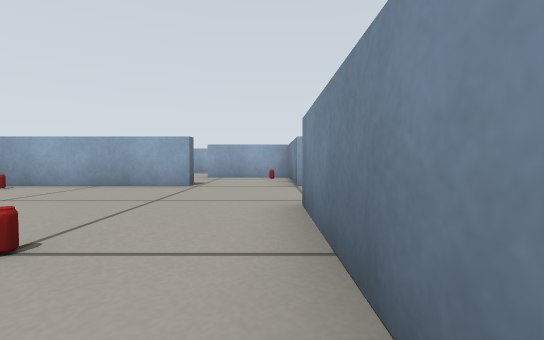
view 1 (above)

24 first-person views from a walk through a robot-simulator world made for Gazebo. The camera is 0.26 m above the floor, tilts 2° down and sees 90° across. The lines on the ground mark 1 m squares. The floor is counted in squares, 0.5 m on a side. Each view is taken from the middle of a square. On the plan, view 1 faces up. The plan holds only what a view shows up to about 9 squares ahead; the rest is blank. Surface patterns are stand-ins for the level's own textures.

view 2
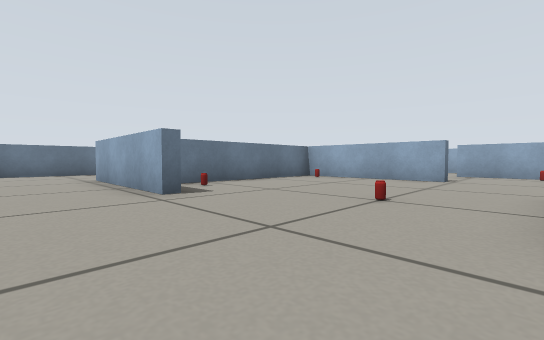

view 3
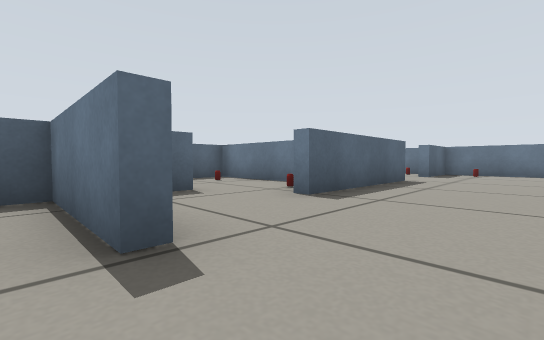

view 4
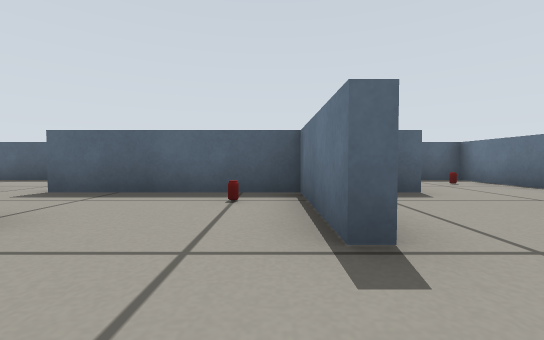

view 5
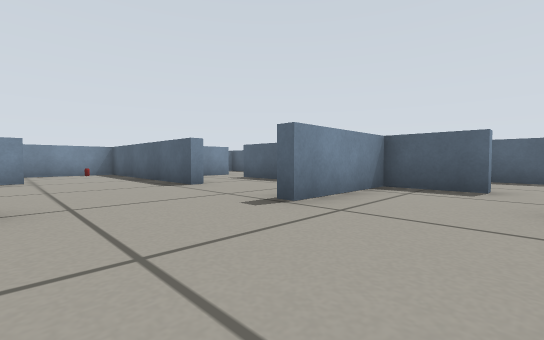

view 6
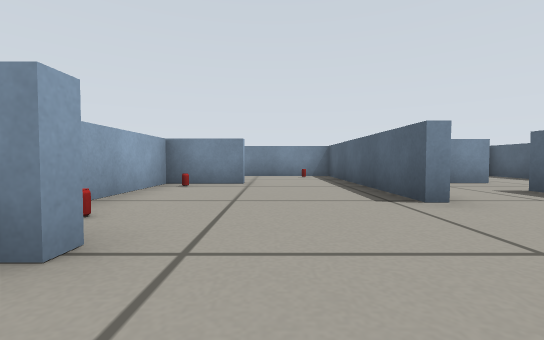

view 7
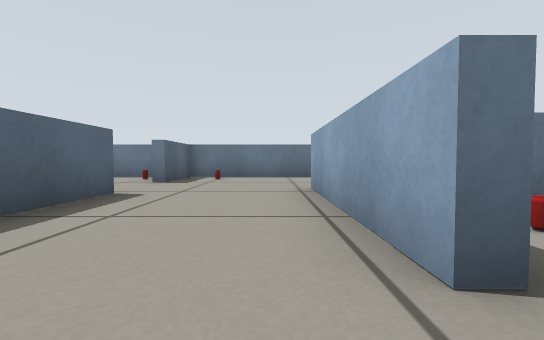

view 8
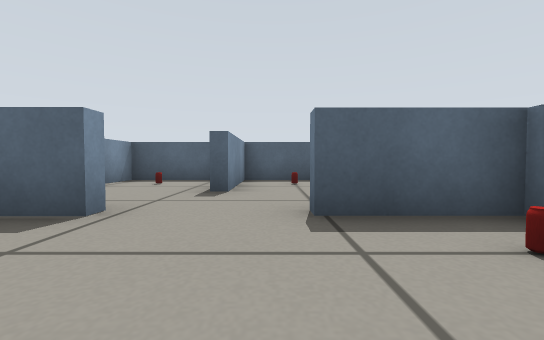

view 9
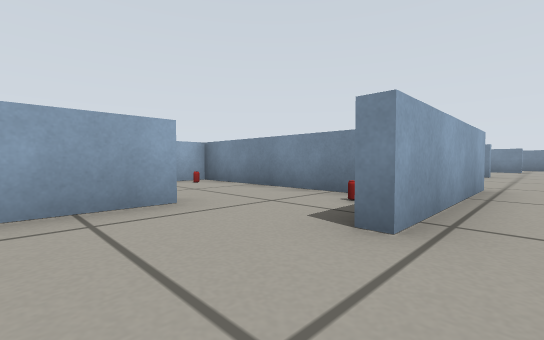

view 10
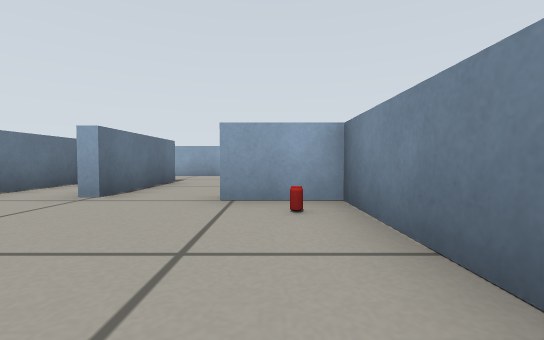

view 11
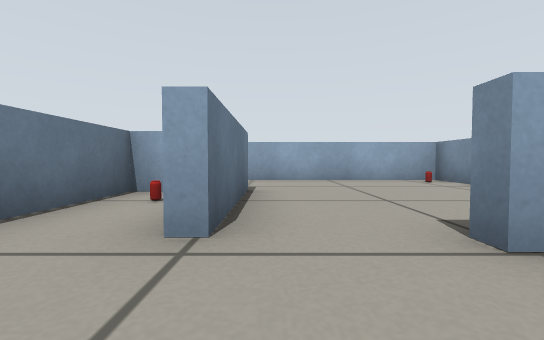

view 12
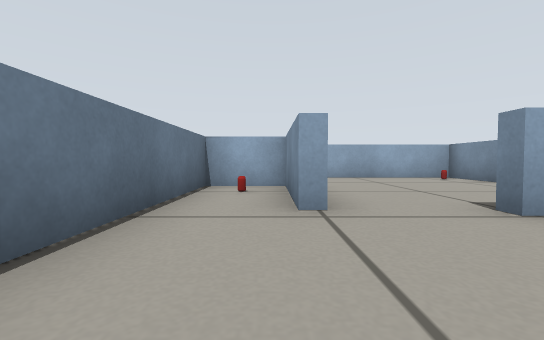

view 13
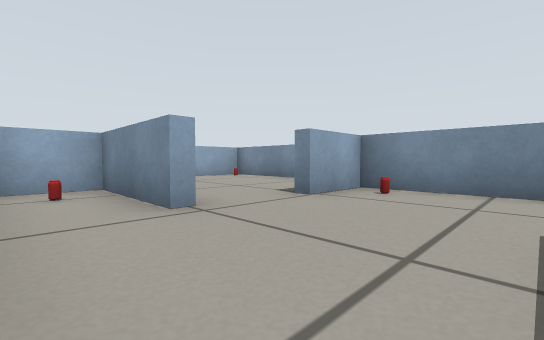

view 14
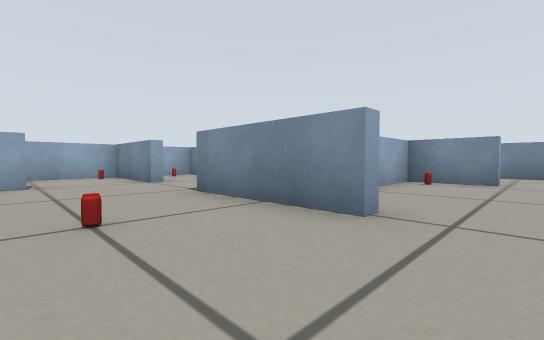

view 15
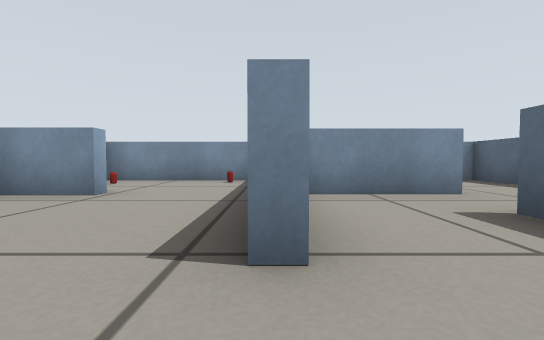

view 16
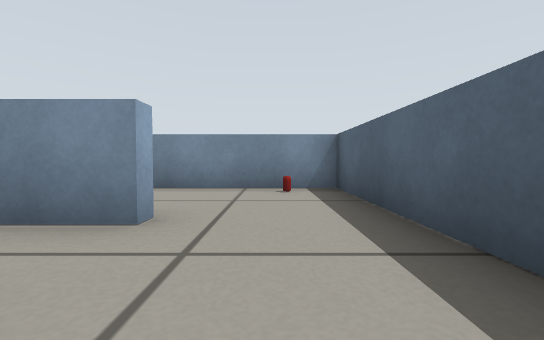

view 17
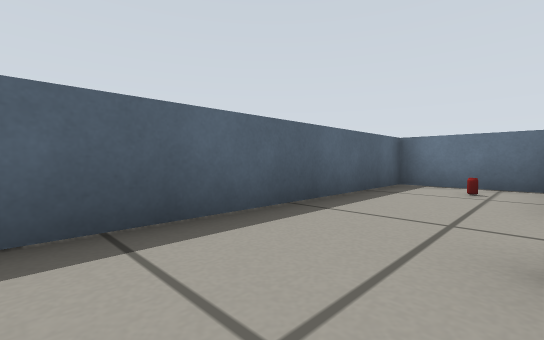

view 18
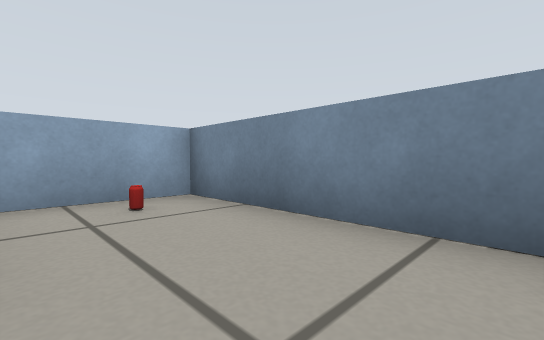

view 19
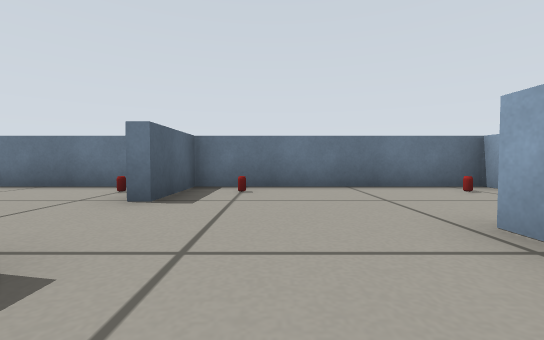

view 20
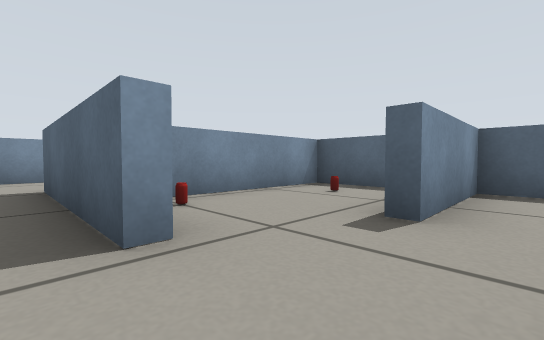

view 21
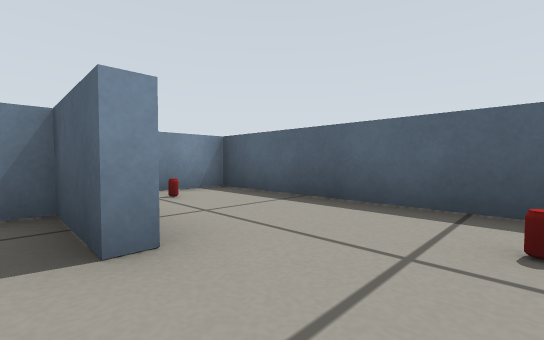

view 22
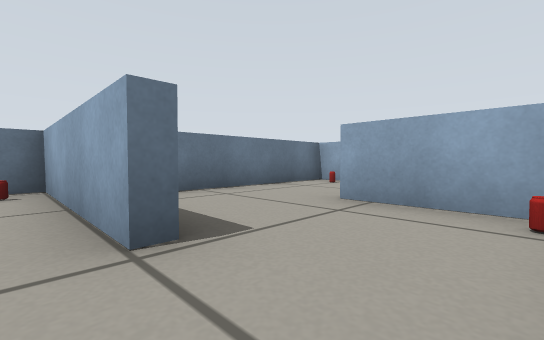

view 23
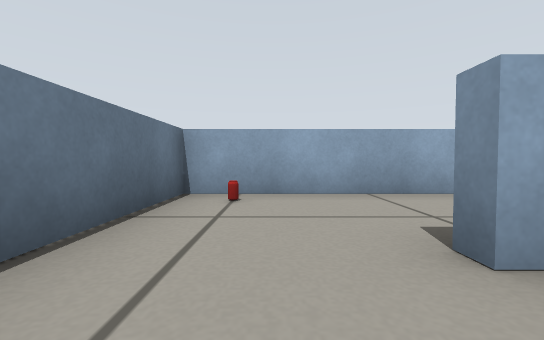

view 24
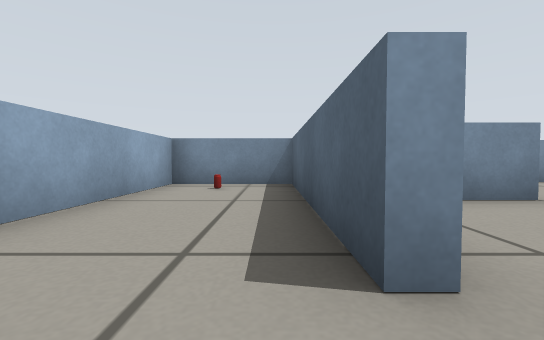

### Floor plan
Points are (right, up) in squares from view 1. A wall is a line through its corners. A room is listed if a view was taken in it or the views show most of it. See-through windows are left out.
Room 1 (views 1, 2, 3, 4, 5, 6, 7, 8, 9, 10, 14, 15, 19, 20, 21, 22)
walls: (-4.1, 0.1) (-4.1, -0.3) (-8.1, -0.3) (-8.1, 0.1); (-6.1, 1) (-6.1, 2.5); (-5, -5.2) (-5, -8.2) (0.6, -8.2) (0.6, -6.9); (-7.3, -3.9) (-7.3, -3.5) (-4.4, -3.5); (-2.4, -5.7) (-2.4, -5.4) (-0.8, -5.4) (-0.8, -2.6) (-0.5, -2.6) (-0.5, -4.2); (0.4, 1.4) (0.4, 3.3); (-8.4, 2.1) (-11.3, 2.1) (-11.3, -3.2); (0.4, -5.4) (2.6, -5.4); (2.2, -2.9) (4.6, -2.9); (-1.6, 5.5) (-5.8, 5.5) (-5.8, 0.9); (-7.4, -8.2) (-5.3, -8.2) (-5.3, -4.6); (-11.3, -4.6) (-11.3, -7.4); (5.2, -0.4) (5.2, 1.3) (2.2, 1.3); (-10, -8.2) (-8.3, -8.2) (-8.3, -5.4) (-7.9, -5.4)
ways out: opening at (-7.5, 2) to room 2; opening at (-0.5, 6) to room 5; opening at (5, -1.5) to room 7; opening at (3, -4) to room 8; opening at (1, 4.5)
objects: other object (-11, -4) to (-10, -4); other object (-11, 1); other object (-10, -7); drink can (-10, -2); other object (-7, -7); other object (-7, 1); drink can (-6, -4); drink can (-5, 1); drink can (-5, 5); drink can (-4, -7); other object (-4, -4); drink can (-1, 2); drink can (0, -7); drink can (0, -5); drink can (1, 1); other object (4, 1)
Room 2 (views 11, 12, 13)
walls: (-9.7, 5.8) (-9.7, 8.5) (-11.3, 8.5) (-11.3, 4.3); (-6.1, 2.5) (-6.1, 5.5) (-7.8, 5.5)
ways out: opening at (-7.5, 2) to room 1; opening at (-8, 6)
objects: drink can (-10, 8); drink can (-7, 5)
Room 3 (view 16)
walls: (0.9, -5.9) (0.9, -8.2) (4.6, -8.2)
ways out: opening at (5, -6.5) to room 4; opening at (4, -5) to room 8
objects: drink can (2, -7)
Room 4 (views 17, 18)
walls: (4.6, -8.2) (8.1, -8.2) (8.1, -3.2) (5.9, -3.2)
ways out: opening at (5, -6.5) to room 3
objects: other object (7, -7); drink can (7, -4)
Room 5 (view 23)
walls: (0.4, 5.5) (0.4, 8.4); (0.6, 8.3) (-2, 8.3)
ways out: opening at (-0.5, 6) to room 1; opening at (-2.5, 8.5) to room 6
objects: drink can (0, 8)
Room 6 (view 24)
walls: (-2, 8.6) (3, 8.6) (3, 11.2) (-2.6, 11.2); (-4.4, 9.5) (-4.4, 7.1)
ways out: opening at (-2.5, 8.5) to room 5
objects: drink can (-4, 10) to (-3, 11); other object (2, 10)
Room 7 (no view inside)
walls: (4.6, -2.9) (8, -2.9); (8.1, -2.4) (8.1, 1.4)
ways out: opening at (5, -1.5) to room 1
objects: other object (7, -2); other object (7, 1)
Room 8 (no view inside)
walls: (2.6, -5.4) (3.6, -5.4); (5.2, -6) (5.2, -3.5)
ways out: opening at (3, -4) to room 1; opening at (4, -5) to room 3

Positions as (right, up) in squares from view 1, and headings:
1: (0, 0), facing up
2: (0, -2), facing up-left
3: (0, -1), facing down-left
4: (0, -1), facing down
5: (-3, 0), facing down-right
6: (-1, -1), facing right
7: (-3, -1), facing left
8: (-9, -1), facing down
9: (-10, -1), facing up-right
10: (-7, 2), facing up
11: (-9, 4), facing up
12: (-10, 3), facing up
13: (-11, 3), facing up-right
14: (-2, -1), facing up-right
15: (1, -3), facing right
16: (3, -7), facing right
17: (7, -6), facing down-left
18: (6, -7), facing up-right
19: (-6, -2), facing left
20: (-9, -3), facing down-right
21: (-4, -5), facing down-right
22: (0, 5), facing up-left
23: (-3, 7), facing up
24: (-3, 9), facing right
